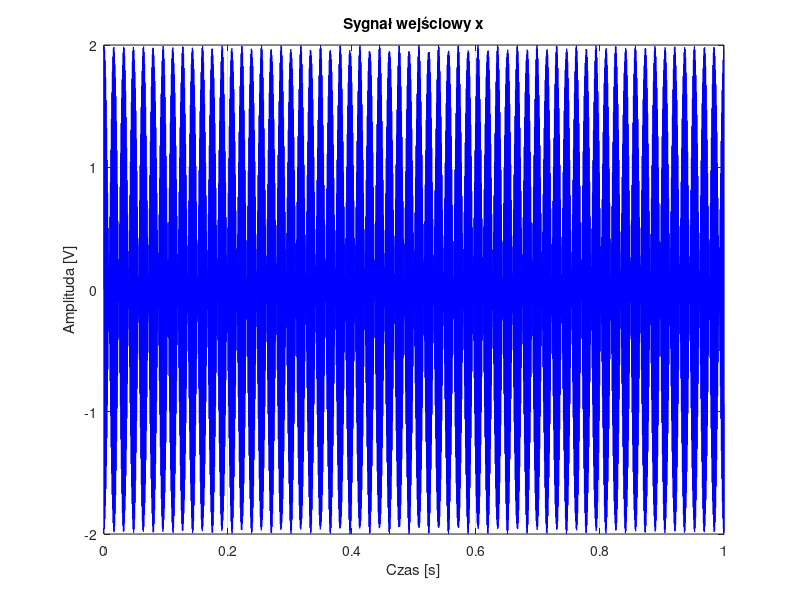
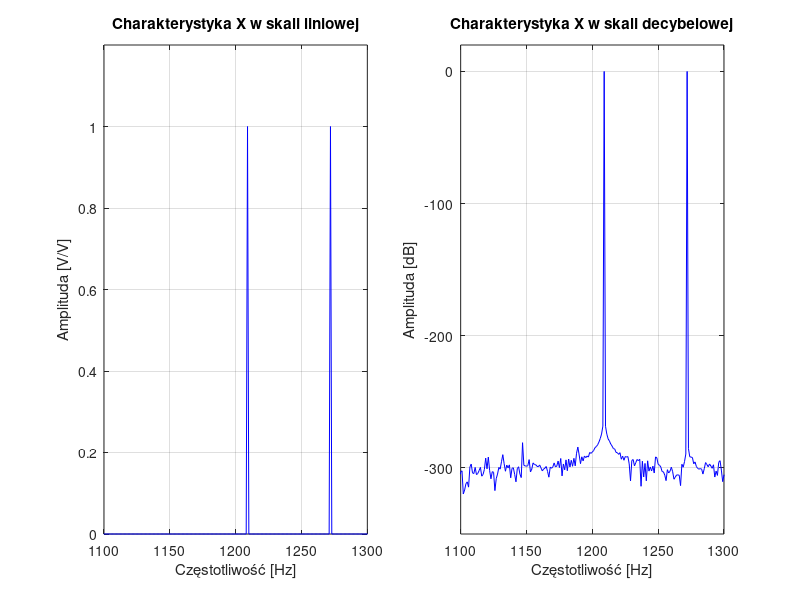
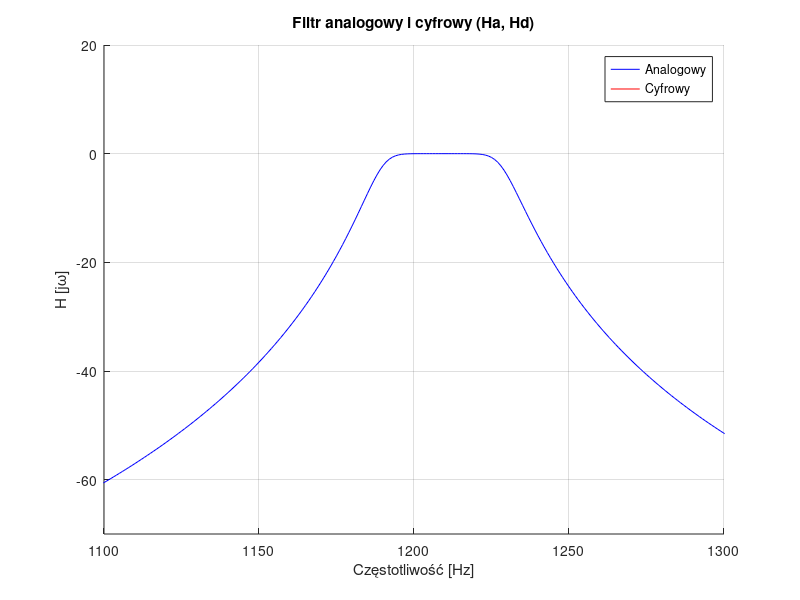
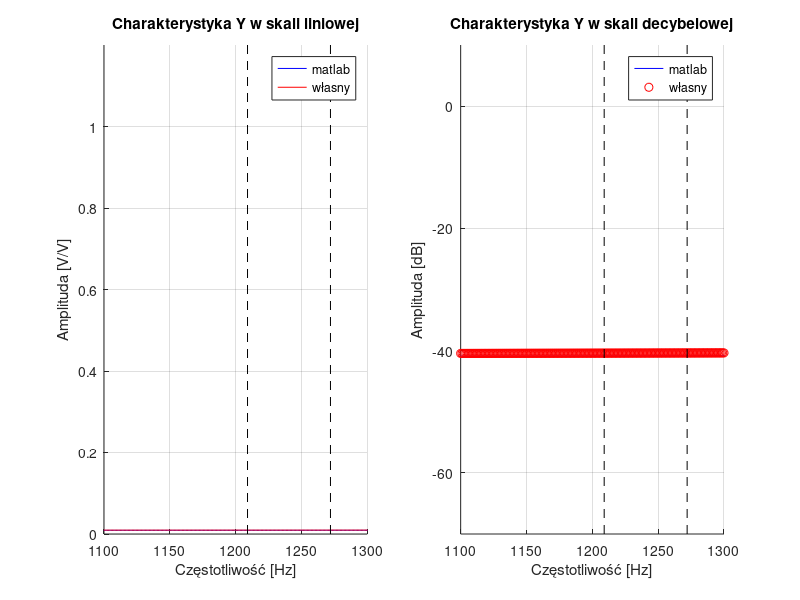

The MATLAB script that drew these images, in order:
clc;
% Zadanie 1 - Filtr cyfrowy IIR
clear all; close all;

load('butter.mat');

%% Dane do sygnałów
N  = 16*10^3;           % liczba probek
fs = 16*10^3;           % czestotliwosc probkowania

f1 = 1209;              % częstotliwości sygnałów              
f2 = 1272;

dt = 1/fs;              % krok próbkowania
T  = N/fs;              % czas trwania probkowania (1s)

sample = 0:dt:T-dt;     % przedział czasowy próbkowania

%% Dane do filtrów
df = fs/N;
f  = 0:df:fs-df;
w  = 2*pi*f;

%% Tworzenie sygnału z sumy sinusów


s1 = @(t) sin(2*pi*f1*t);
s2 = @(t) sin(2*pi*f2*t);

% Sygnał x z sumy sinusów 
x = s1(sample) + s2(sample);

% Fast Fourier Transform
X    = fft(x)/max(fft(x));
Xlog = 20*log10(abs(X));

%% Sygnał i jego charakterystyka

t = dt*(0:N-1);
figure('Name', 'Sygnał');
set(figure(2),'units','points','position',[0,400,720,350]);
plot(t, x,'b');
title('Sygnał wejściowy x');
xlabel('Czas [s]');
ylabel('Amplituda [V]');
grid;

figure('Name', 'Charakterystyka amplitudowo-częstotliwościowa sygnału wejściowego');
set(figure(3),'units','points','position',[720,400,720,350]);

subplot(1,2,1);
plot(f, abs(X),'b');
title('Charakterystyka X w skali liniowej');
xlabel('Częstotliwość [Hz]');
ylabel('Amplituda [V/V]');
%xlim([0 8000]);
xlim([1100 1300]);
ylim([0 1.2]);
grid;

subplot(1,2,2);
plot(f, Xlog,'b');
title('Charakterystyka X w skali decybelowej');
xlabel('Częstotliwość [Hz]');
ylabel('Amplituda [dB]');
%xlim([0 8000]);
xlim([1100 1300]);
ylim([-350 20]);
grid;

%% Tworzenie filtru analogowego 

bm = poly(z);          
an = poly(p);          

Ha    = polyval(bm, j*w)./polyval(an, j*w);
Ha    = Ha./max(Ha);
Halog = 20*log10(abs(Ha));

%% Tworzenie filtru cyfrowego
% Używając transformaty biliniowej wykonaj konwersję analogowego filtru 
% H(s) do postaci cyfrowej H(z). 
% Załóż, że częstotliwość próbkowania to fs=16 kHz.

[zd,pd,kd] = bilinear(z,p,k,fs);

z  = exp(j*w/fs);
bm = poly(zd);          
an = poly(pd);

Hd    = kd * polyval(bm, z)./polyval(an, z);
Hd    = Hd./max(Hd);
Hdlog = 20*log10(abs(Hd));

%% Porównanie filtrów

figure('Name', 'Filtry analogowy i cyfrowy');
set(figure(4),'units','points','position',[0,30,720,306]);
hold on;
plot(f, Halog,'b');
plot(f, Hdlog,'r');
%plot([1189 1189], [-70 20], 'k');
%plot([1229 1229], [-70 20], 'k');
title('Filtr analogowy i cyfrowy (Ha, Hd)');
legend('Analogowy','Cyfrowy');
xlabel('Częstotliwość [Hz]');
ylabel('H [j\omega]');
xlim([1100 1300]);
%ylim([-900 200]);
ylim([-70 20]);
grid;
hold off;

%% Filtracja cyfrowa

y1 = filter(bm,an,x);

% Własna implementacja algorytmu filtracji
% https://www.mathworks.com/help/matlab/ref/filter.html#buagwwg-2

N = length(an);
ak = an(2:N); 
N = N-1;

M = length(bm);
xnm = zeros(1, M);
ynk = zeros(1, N);

for n = 1:16e3
    xnm    = [x(n)  xnm(1:M-1)];
    y2(n) = sum(xnm.*bm) - sum(ynk.*ak);
    ynk    = [y2(n) ynk(1:N-1)];
end


%%
Y1    = fft(y1)/max(fft(y1));
Y1log = 20*log10(abs(Y1));

Y2    = fft(y2)/max(fft(y2));
Y2log = 20*log10(abs(Y2));

figure('Name', 'Charakterystyka amplitudowo-częstotliwościowa sygnału wyjściowego');
set(figure(5),'units','points','position',[720,30,720,306]);

subplot(1,2,1);
hold on;
plot(f, abs(Y1),'b');
plot(f, abs(Y2),'r');
plot([f1 f1], [0 1.2], 'k--');
plot([f2 f2], [0 1.2], 'k--');
title('Charakterystyka Y w skali liniowej');
xlabel('Częstotliwość [Hz]');
ylabel('Amplituda [V/V]');
legend('matlab','własny');
%xlim([0 8000]);
xlim([1100 1300]);
ylim([0 1.2]);
grid;
hold off;

subplot(1,2,2);
hold on;
plot(f, Y1log,'b');
plot(f, Y2log,'ro');
plot([f1 f1], [-70 10], 'k--');
plot([f2 f2], [-70 10], 'k--');
title('Charakterystyka Y w skali decybelowej');
xlabel('Częstotliwość [Hz]');
ylabel('Amplituda [dB]');
legend('matlab','własny');
%xlim([0 8000]);
xlim([1100 1300]);
ylim([-70 10]);
grid;
hold off;